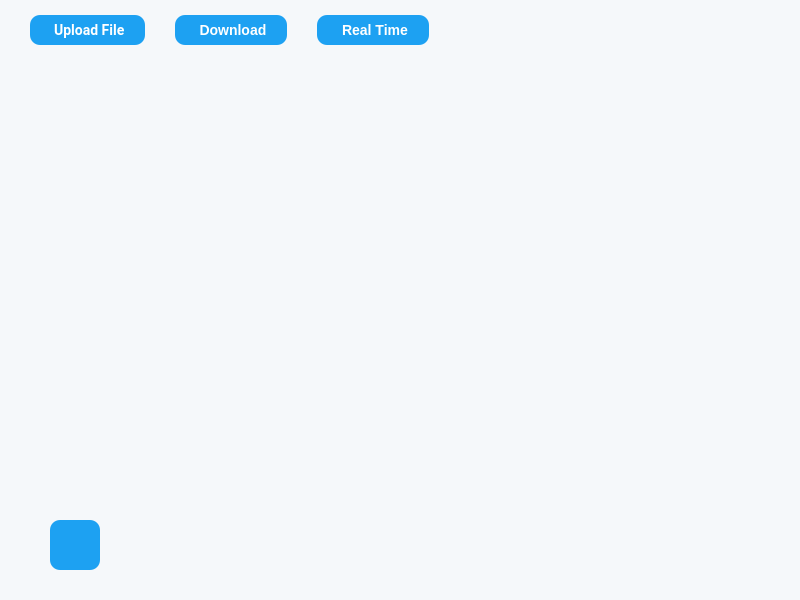
<?xml version="1.0" encoding="UTF-8"?>
<ui version="4.0">
 <class>Window_3</class>
 <widget class="QDialog" name="Window_3">
  <property name="geometry">
   <rect>
    <x>0</x>
    <y>0</y>
    <width>800</width>
    <height>600</height>
   </rect>
  </property>
  <property name="mouseTracking">
   <bool>true</bool>
  </property>
  <property name="windowTitle">
   <string>Eye Detection</string>
  </property>
  <property name="windowIcon">
   <iconset>
    <normaloff>Icon.png</normaloff>Icon.png</iconset>
  </property>
  <property name="styleSheet">
   <string notr="true">background-color: rgb(245, 248, 250);
color: rgb(20, 23, 26);</string>
  </property>
  <widget class="QPushButton" name="backButton">
   <property name="geometry">
    <rect>
     <x>50</x>
     <y>520</y>
     <width>50</width>
     <height>50</height>
    </rect>
   </property>
   <property name="minimumSize">
    <size>
     <width>50</width>
     <height>50</height>
    </size>
   </property>
   <property name="maximumSize">
    <size>
     <width>50</width>
     <height>50</height>
    </size>
   </property>
   <property name="baseSize">
    <size>
     <width>50</width>
     <height>50</height>
    </size>
   </property>
   <property name="focusPolicy">
    <enum>Qt::ClickFocus</enum>
   </property>
   <property name="toolTip">
    <string>Go Back</string>
   </property>
   <property name="styleSheet">
    <string notr="true">#backButton
{
color: #fff;
border-radius: 10%;
font-size: 24px;
font-weight: bold;
background-color: rgb(29, 161,242);
}
#backButton:hover
{
background-color: rgb(50, 119, 194);
}</string>
   </property>
   <property name="text">
    <string/>
   </property>
   <property name="icon">
    <iconset>
     <normaloff>Icons/arrow-left.svg</normaloff>Icons/arrow-left.svg</iconset>
   </property>
   <property name="iconSize">
    <size>
     <width>28</width>
     <height>28</height>
    </size>
   </property>
  </widget>
  <widget class="QPushButton" name="uploadButton">
   <property name="geometry">
    <rect>
     <x>30</x>
     <y>15</y>
     <width>115</width>
     <height>30</height>
    </rect>
   </property>
   <property name="font">
    <font>
     <family>Roboto</family>
     <pointsize>-1</pointsize>
     <bold>true</bold>
    </font>
   </property>
   <property name="styleSheet">
    <string notr="true">#uploadButton
{
color: #fff;
border-radius: 10%;
font-size: 14px;
font-family: 'Roboto', sans-serif;
font-weight: bold;
background-color: rgb(29, 161,242);
}
#uploadButton:hover
{
background-color: rgb(50, 119, 194);
}</string>
   </property>
   <property name="text">
    <string> Upload File</string>
   </property>
   <property name="icon">
    <iconset>
     <normaloff>Icons/upload.svg</normaloff>Icons/upload.svg</iconset>
   </property>
   <property name="iconSize">
    <size>
     <width>12</width>
     <height>12</height>
    </size>
   </property>
   <property name="default">
    <bool>false</bool>
   </property>
   <property name="flat">
    <bool>false</bool>
   </property>
  </widget>
  <widget class="QPushButton" name="downloadButton">
   <property name="geometry">
    <rect>
     <x>175</x>
     <y>15</y>
     <width>112</width>
     <height>30</height>
    </rect>
   </property>
   <property name="styleSheet">
    <string notr="true">#downloadButton
{
color: #fff;
border-radius: 10%;
font-size: 14px;
font-family: 'Roboto', sans-serif;
font-weight: bold;
background-color: rgb(29, 161,242);
}
#downloadButton:hover
{
background-color: rgb(50, 119, 194);
}</string>
   </property>
   <property name="text">
    <string> Download</string>
   </property>
   <property name="icon">
    <iconset>
     <normaloff>Icons/download.svg</normaloff>Icons/download.svg</iconset>
   </property>
   <property name="iconSize">
    <size>
     <width>12</width>
     <height>12</height>
    </size>
   </property>
  </widget>
  <widget class="QPushButton" name="realTimeButton">
   <property name="geometry">
    <rect>
     <x>317</x>
     <y>15</y>
     <width>112</width>
     <height>30</height>
    </rect>
   </property>
   <property name="styleSheet">
    <string notr="true">#realTimeButton
{
color: #fff;
border-radius: 10%;
font-size: 14px;
font-family: 'Roboto', sans-serif;
font-weight: bold;
background-color: rgb(29, 161,242);
}
#realTimeButton:hover
{
background-color: rgb(50, 119, 194);
}</string>
   </property>
   <property name="text">
    <string> Real Time</string>
   </property>
   <property name="icon">
    <iconset>
     <normaloff>Icons/person-video.svg</normaloff>Icons/person-video.svg</iconset>
   </property>
   <property name="iconSize">
    <size>
     <width>12</width>
     <height>12</height>
    </size>
   </property>
  </widget>
 </widget>
 <resources/>
 <connections/>
</ui>
